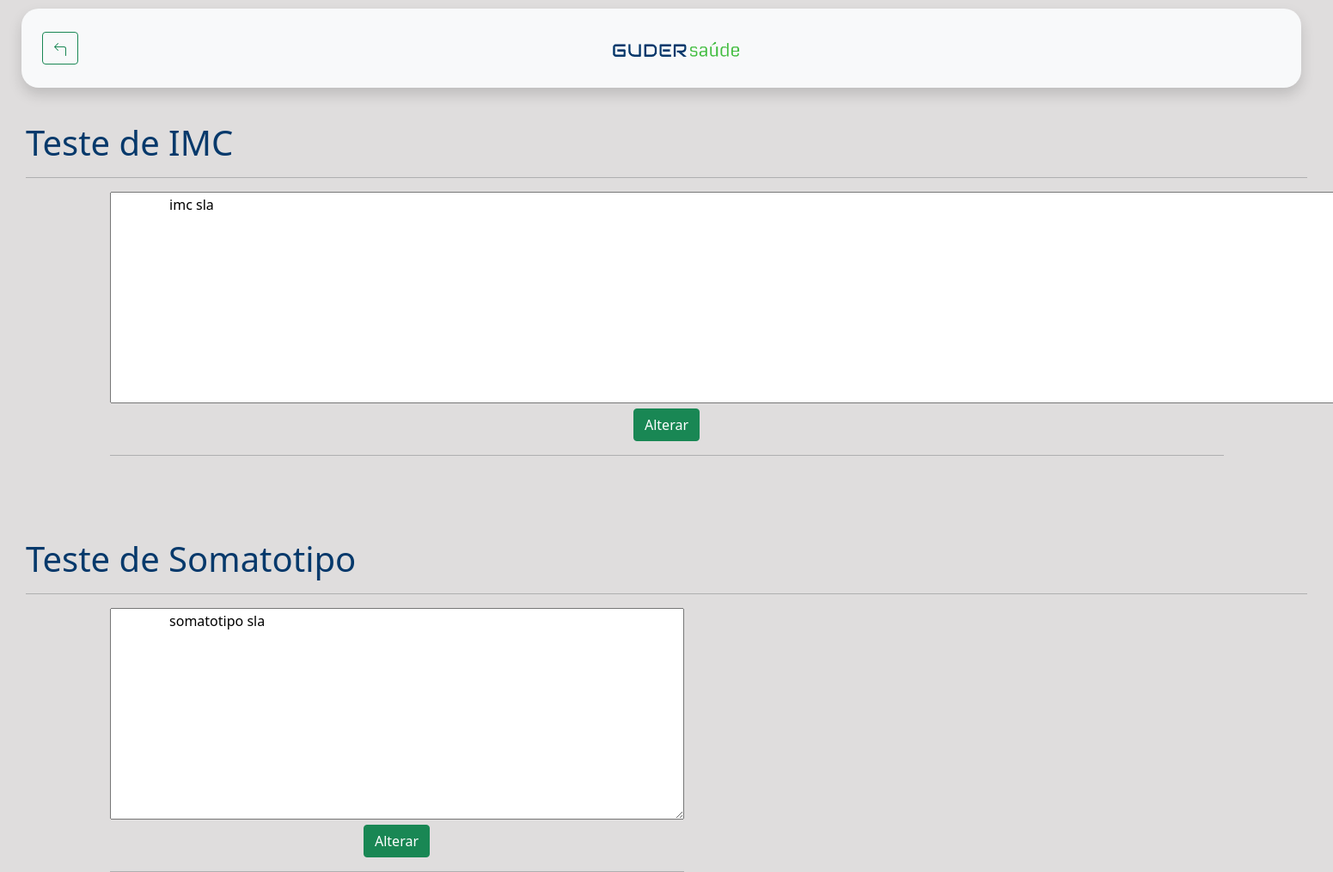
The app's page /SistWeb/testes.php with its own data.
### tables this page shows
create table text_somatotipo(
id int primary key,
txt_ex text not null,
texto text not null,
imagem varchar(40) not null
);

### Site/PHP/ClassUsuario.php (called while the page is built, shortened)
<?php
class Usuario
{
    public function txt_somatotipo($id)
    {
        global $con;
        try
        {
            $comando = $con->prepare("SELECT * FROM text_somatotipo WHERE id = ?");
            $comando->bindParam(1, $id);
            $comando->execute();
            $dado = $comando->fetch();
        }
        catch (PDOException $erro)
        {
            $retorno = "Erro " . $erro->getMessage();
            return $retorno;
        }
        return $dado;
    }
}

### SistWeb/testes.php (the view, shortened to what this page needs)
<?php
include_once '../Site/PHP/ClassUsuario.php';
$cad = new Usuario();
?>
<!DOCTYPE html>
<html lang="pt-br">
<?php include './PHP/head.php' ?>
<link rel="stylesheet" href="../Site/CSS/teste.css">
<body id="corpo">
    <header role="navigation" class="fixed" id="cabecalho">
        <nav class="navbar navbar-light bg-light navbar-expand shadow" id="navbar">
            <a href="./conteudo.php">
                <button type="button" class="btn btn-outline-success ms-4">
                </button>
            </a>
            <div class="container" style="justify-content: center;">
                <a class="navbar-brand" href="#">
                    <img src="./IMGs/logo.png" alt="logo" id="logo">
                </a>
            </div>
        </nav>
    </header>
    <div class="titulo-somatotipo">
        <h1 style="color:#06396b ;">
            Teste de IMC
        </h1>
        <hr>
    </div>
    <div class="container">
        <div class="row">
            <div class="col " id="div-txt-imc">
                <form action="" method="post" id="form-text-explica5">
                    <textarea name="txt_explica" id="" cols="160" rows="10">
                <?php $dado = $cad->txt_somatotipo(5);
                echo $dado['txt_ex']
                ?>
                </textarea>
                    <div class="text-center">
                        <button type="submit" class="btn btn-success" onclick="altera_explica2(5)">Alterar</button>
                    </div>
                </form>
                <hr class="mb-5">
            </div>
        </div>
    </div>
    <div class="titulo-somatotipo mt-5">
        <h1 style="color:#06396b ;">
            Teste de Somatotipo
        </h1>
        <hr>
    </div>
    <div class="container">
        <div class="row">
            <div class="col " id="div-txt-ex">
                <form action="" method="post" id="form-text-explica6">
                    <textarea name="txt_explica" id="" cols="70" rows="10">
                <?php $dado1 = $cad->txt_somatotipo(6);
                echo $dado1['txt_ex']
                ?>
                </textarea>
                    <div class="text-center">
                        <button type="submit" class="btn btn-success" onclick="altera_explica2(6)">Alterar</button>
                    </div>
                </form>
            </div>
            <div class="col  ">
            </div>
        </div>
    </div>
</body>
</html>

### SistWeb/CSS/style1.css (style rules this page uses)
#logo { width: 230px; padding: 10px; }
#navbar { border-radius: 20px!important; }
#cabecalho { margin-top: 10px; margin-left: 25px; margin-right: 25px; margin-bottom: 40px; width: 96%; }
#corpo { background-color: rgba(220, 218, 218, 0.9); margin: 0px; }

### Site/CSS/teste.css (style rules this page uses)
.titulo-somatotipo { padding-left: 30px; padding-right: 30px; }
#div-txt-ex { margin-right: 30px; height: 285px; }

### records on screen
text_somatotipo: txt_explica "imc sla"
text_somatotipo: txt_explica "somatotipo sla"
